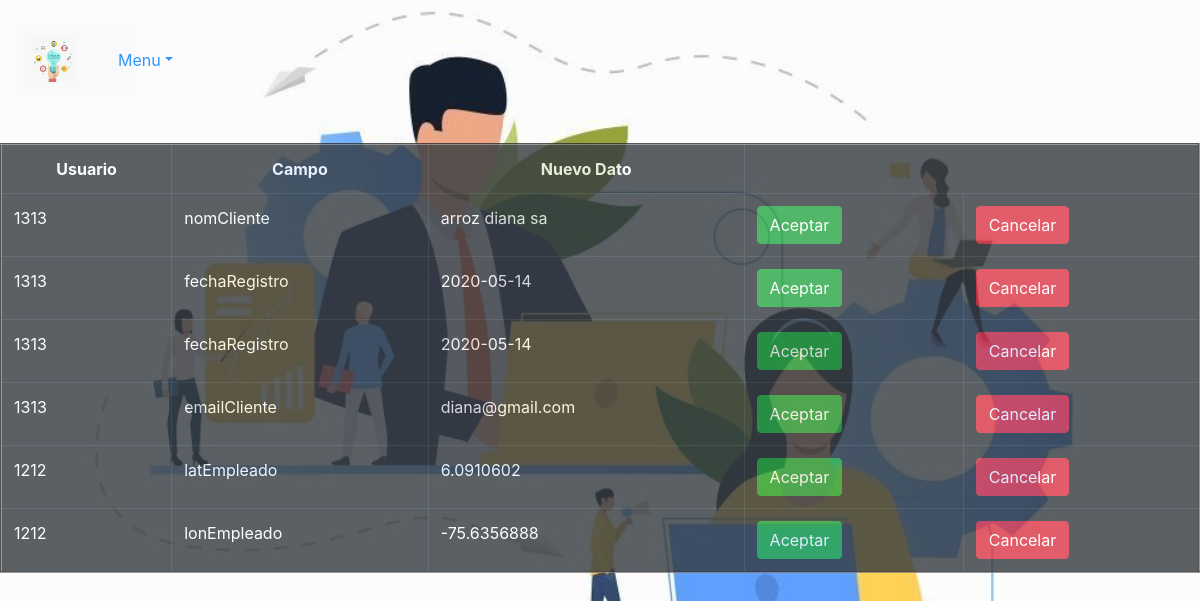
/Vista/VistaNotificacion.php (signed in), run on the app's committed database.
### tables this page shows
CREATE TABLE `notificaciones` (
  `id` int(11) NOT NULL,
  `usuario` varchar(50) NOT NULL,
  `tipo` varchar(50) NOT NULL,
  `fecha` date NOT NULL,
  `leido` tinyint(1) NOT NULL,
  `campo` varchar(50) NOT NULL,
  `nuevoDato` varchar(200) NOT NULL
);

### Control/ControlNotificacion.php (called while the page is built, shortened)
<?php
include("../Control/ControlConexion.php");
class ControlNotificacion {
    function datosNotificacion(){
        $cmdSql = "SELECT * FROM notificaciones WHERE leido='0'";
        try {
            $objConexion = new ControlConexion();
            $objConexion->abrirBd($GLOBALS['serv'], $GLOBALS['usua'], $GLOBALS['pass'], $GLOBALS['bdat']);
            $resulset = $objConexion->ejecutarSelect($cmdSql);
        } catch (Exception $e) {
            echo "ERROR " . $e->getMessage() . "\n";
        }
        return $resulset;
    }
}
?>

### Control/ControlConexion.php (called while the page is built, shortened)
<?php
class ControlConexion{
	var $conn;
	function __construct(){
		$this->conn=null;
	}
    function abrirBd($servidor, $usuario, $password,$db){
    	try	{
			$this->conn = new mysqli($servidor, $usuario, $password, $db);
      	}
      	catch (Exception $e){
          	echo "ERROR AL CONECTARSE AL SERVIDOR ".$e->getMessage()."\n";
      	}
    }
	function ejecutarSelect($sql) {
			try	{
				$recordSet=$this->conn->query($sql);
				}
			catch (Exception $e) {
					echo " ERROR: ". $e->getMessage()."\n";
			  }
		return $recordSet;
			}
}
?>

### Vista/VistaNotificacion.php (the view, shortened to what this page needs)
<?php
include("../Control/ControlNotificacion.php");
?>
<!DOCTYPE html>
<html lang="en">
<head>
    <link rel='stylesheet' href='https://stackpath.bootstrapcdn.com/bootstrap/4.4.1/css/bootstrap.min.css'>
    <link href='https://stackpath.bootstrapcdn.com/font-awesome/4.7.0/css/font-awesome.min.css' rel='stylesheet'>
    <link rel='stylesheet' href='../CSS/Style-Index.css'>
</head>
<body>
    <div class='col-md-2'>
        <div class='row'>
            <div class='col-sm-9'>
                <br />
                <nav class='navbar navbar-expand-lg navbar-light bg-light'>
                    <a class='navbar-brand' href='VistaMenu.php'>
                        <img class='d-inline-block align-top' src='../Imagen/IdeaLogo.jpg' width='45' height='45'>
                    </a>
                    <ul class='nav nav-pills'>
                        <li class='nav-item dropdown'>
                            <a class='nav-link dropdown-toggle' data-toggle='dropdown' role='button' aria-haspopup='true' aria-expanded='false' href='#'>Menu</a>
                        </li>
                    </ul>
                </nav>
            </div>
        </div>
    </div>
    <br>
    <br>
    <table class='table table-dark' border='2' align='center'>
        <thead class='thead text-center'>
            <tr>
                <td><strong>Usuario</strong></td>
                <td><strong>Campo</strong></td>
                <td><strong>Nuevo Dato</strong></td>
            </tr>
        </thead>
        <?php
        $objNoti = new Notificacion('', '', '', '', '', '', '');
        $objCtrNoti = new ControlNotificacion($objNoti);
        $objNoti = $objCtrNoti->datosNotificacion();
        if ($objNoti->num_rows > 0) {
            while ($mostrar = $objNoti->fetch_assoc()) {
        ?>
                <tr>
                    <form method='post' enctype='multipart/form-data' action='VistaNotificacion.php'>
                        <td><input type="hidden" name='usuario' value="<?php echo $mostrar['usuario'] ?>"><?php echo $mostrar['usuario'] ?></td>
                        <td><input type="hidden" name='campo' value="<?php echo $mostrar['campo'] ?>"><?php echo $mostrar['campo'] ?></td>
                        <td><input type="hidden" name='nuevoDato' value="<?php echo $mostrar['nuevoDato'] ?>"><?php echo $mostrar['nuevoDato'] ?></td>
                        <td><input type='submit' name='Boton' class='btn btn-success' value='Aceptar' id='<?php echo $mostrar['id'] ?>'></td>
                        <td><input type='submit' name='Boton' class='btn btn-danger' value='Cancelar'></td>
                    </form>
                </tr>
        <?php
            }
        }
        ?>
    </table>
</body>
</html>

### CSS/Style-Index.css (style rules this page uses)
body { background: url(../Imagen/IndexImagen.jpg); background-size: 100%; background-repeat: no-repeat; min-height: 1000%; background-position-x: 50%; background-position-y: 13%; opacity: 0.8; }
.nav-item { margin-left: 10px; }

### data on the page
notificaciones: usuario "1313", campo "nomCliente", nuevoDato "arroz diana sa"
notificaciones: usuario "1313", campo "fechaRegistro", nuevoDato "2020-05-14"
notificaciones: usuario "1313", campo "fechaRegistro", nuevoDato "2020-05-14"
notificaciones: usuario "1313", campo "emailCliente", nuevoDato "diana@gmail.com"
notificaciones: usuario "1212", campo "latEmpleado", nuevoDato "6.0910602"
notificaciones: usuario "1212", campo "lonEmpleado", nuevoDato "-75.6356888"
